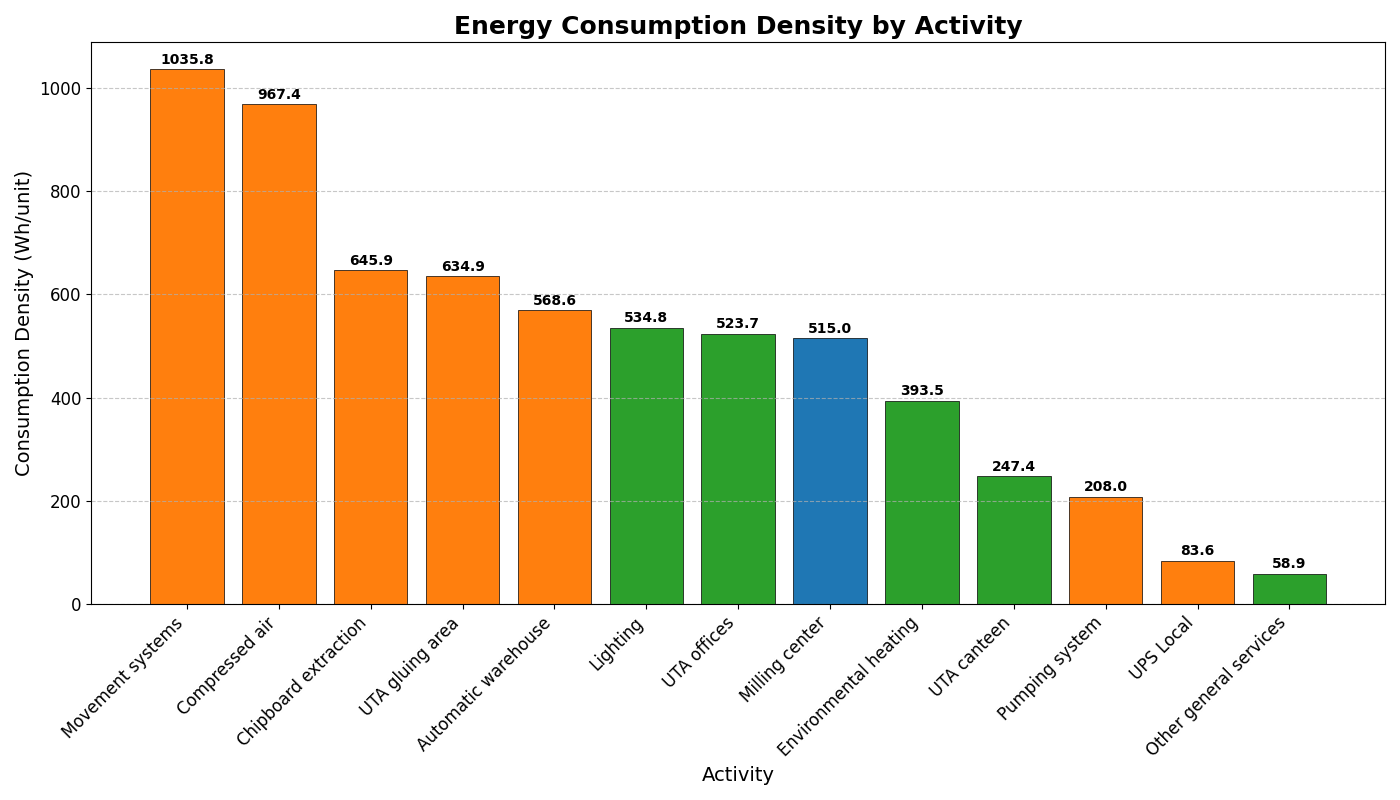

Source code (Python):
import pandas as pd
import matplotlib.pyplot as plt
import os

# --- Constants ---
UNITS_PRODUCED = 251184

# --- Load Data ---
script_dir = os.path.dirname(os.path.abspath(__file__))
csv_path = os.path.join(script_dir, "data/sectors.csv")

try:
    df = pd.read_csv(csv_path, sep=';')
except FileNotFoundError:
    print(f"Error: The file {csv_path} was not found.")
    exit()

# --- Calculations ---
# User requested "density of consumption maybe in W/unit".
# Interpreting this as Specific Energy Consumption: Energy (Wh) per Unit produced.
# Formula: (kWh/year * 1000 Wh/kWh) / (Units/year) = Wh/unit
df['Density (Wh/unit)'] = (df['Consumption [kWh/year]'] * 1000) / UNITS_PRODUCED

# Sort by consumption density for better readability
df = df.sort_values(by='Density (Wh/unit)', ascending=False)

# Define colors based on Sector
sector_colors = {
    'MAIN ACTIVITIES': '#1f77b4',      # Blue
    'AUXILIARY SERVICES': '#ff7f0e',   # Orange
    'GENERAL SERVICES': '#2ca02c'      # Green
}
colors = df['Sector'].map(sector_colors)

# --- Plotting ---
plt.figure(figsize=(14, 8))

bars = plt.bar(
    df['Subsector'], 
    df['Density (Wh/unit)'], 
    color=colors,
    edgecolor='black',
    linewidth=0.5
)

# Titles and Labels
plt.title("Energy Consumption Density by Activity", fontsize=18, fontweight='bold')
plt.xlabel("Activity", fontsize=14)
plt.ylabel("Consumption Density (Wh/unit)", fontsize=14)

# Ticks styling
plt.xticks(rotation=45, ha='right', fontsize=12)
plt.yticks(fontsize=12)

# Grid
plt.grid(axis='y', linestyle='--', alpha=0.7)

# Add value labels on top of bars
for bar in bars:
    height = bar.get_height()
    plt.text(
        bar.get_x() + bar.get_width() / 2.0, 
        height + 5, # Offset slightly
        f"{height:.1f}", 
        ha='center', 
        va='bottom', 
        fontsize=10, 
        fontweight='bold'
    )

plt.tight_layout()

# --- Save Plot ---
output_path = os.path.join(script_dir, "activity_density_plot.png")
plt.savefig(output_path)
print(f"Plot saved to {output_path}")

# plt.show()
